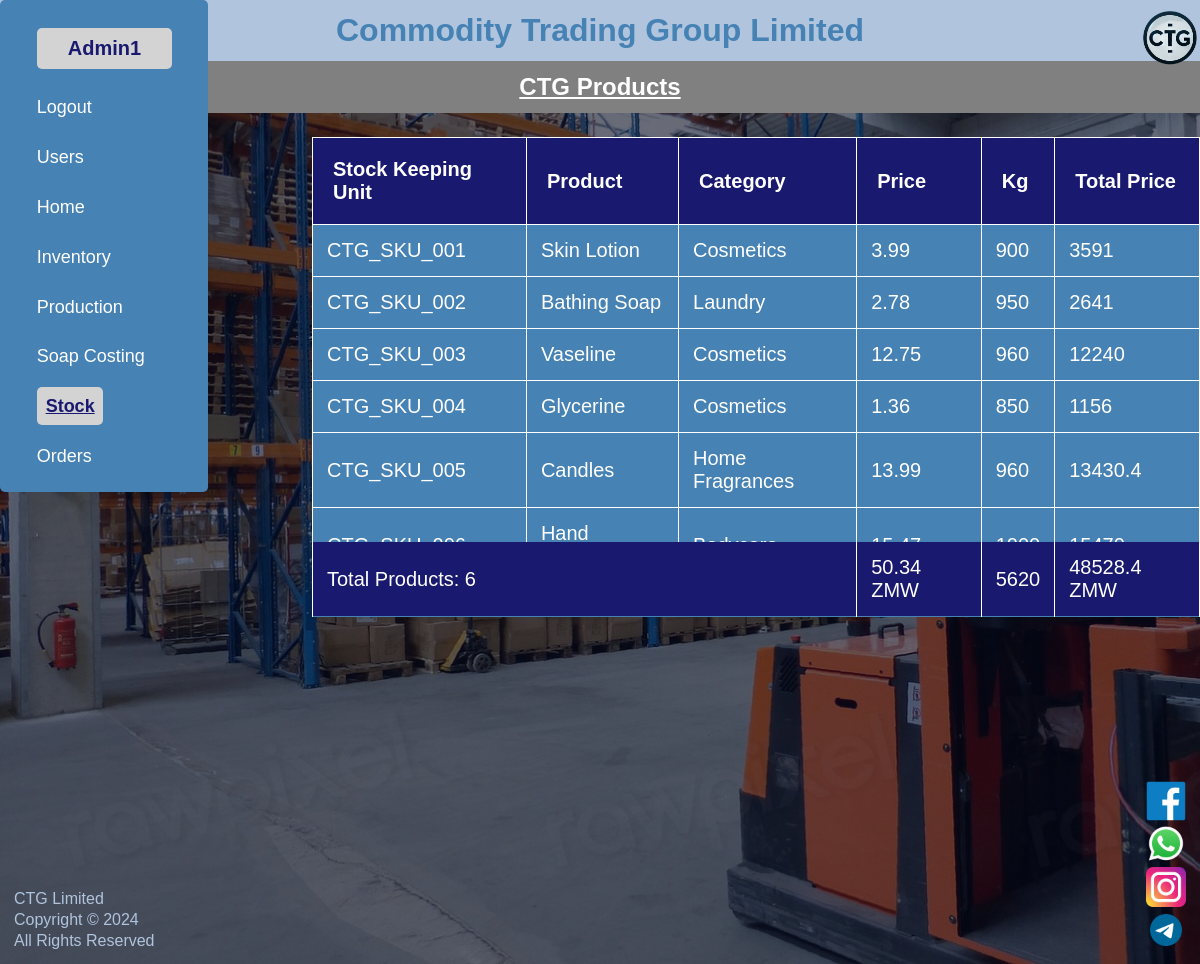
Screenshot of /products.php (signed in) with the database file from the repository.
### tables this page shows
CREATE TABLE `ctg_products` (
  `id` int(11) NOT NULL,
  `sku` varchar(11) DEFAULT NULL,
  `prod_name` varchar(50) NOT NULL,
  `prod_category` varchar(50) NOT NULL,
  `prod_price` float(5,2) NOT NULL,
  `qty` int(11) NOT NULL
);

### products.php (the view, shortened to what this page needs)
<?php
include('tbl_conn_files/products_conn.php');
?>
<!DOCTYPE html>
<html lang="en">
<html>
<head>
	<link rel="stylesheet" type="text/css" href="styles/style.css">
	<link rel="stylesheet" type="text/css" href="styles/products_style.css">
</head>
<body>
	<h1>Commodity Trading Group Limited</h1>
	<div class="logo_section">
		<a href="index.php"><img src="icons/4_ctg_logo.png" alt="CTG Logo"></a>
	</div>
	<h2>CTG Products</h2>
	<div class="table_wrapper">
	<table id="ctg_products" border="1">
	<thead>
		<tr>
		<th>Stock Keeping Unit</th>
		<th>Product</th>
		<th>Category</th>
		<th>Price</th>
		<th>Kg</th>
		<th>Total Price</th>
	</tr>
	</thead>
	<tbody>
		<?php
		$query = "SELECT * FROM ctg_products";
		$result = mysqli_query($conn, $query);
		if ($result->num_rows > 0) {
			while ($row = $result->fetch_assoc()) {
		?>
			<tr>
				<td><?php echo $row['sku']; ?></td>
				<td><?php echo $row['prod_name']; ?></td>
				<td><?php echo $row['prod_category']; ?></td>
				<td><?php echo $row['prod_price']; ?></td>
				<td><?php echo $row['qty']; ?></td>
				<td><?php echo $row['prod_price'] * $row['qty']; ?></td>
			</tr>
		<?php	}
			}
		?>
	</tbody>
	<tfoot>
		<tr>
			<td colspan="3">
				<?php
				$result = mysqli_query($conn, "SELECT count(*) FROM ctg_products");
				while ($rows = mysqli_fetch_array($result)){?>
				<?php echo "Total Products: " . $rows['count(*)']; ?>
				<?php
				}
				?>
			</td>
			<td>
				<?php
				$result = mysqli_query($conn, "SELECT sum(prod_price) FROM ctg_products");
				while ($rows = mysqli_fetch_array($result)){?>
				<?php echo $rows['sum(prod_price)'] . " ZMW"; ?>
				<?php
				}
				?>
			</td>
			<td>
				<?php
				$result = mysqli_query($conn, "SELECT sum(qty) FROM ctg_products");
				while ($rows = mysqli_fetch_array($result)){?>
				<?php echo $rows['sum(qty)']; ?>
				<?php
				}
				?>
			</td>
			<td>
				<?php
				$g_total = "SELECT * from ctg_products";
				$total_result = mysqli_query($conn,$g_total);
				$sumTotal = 0;
				while($row = mysqli_fetch_array($total_result)) {
					$total_p = $row['prod_price'] * $row['qty'] ;
				    $sumTotal = $sumTotal + $total_p;
					}
					echo "$sumTotal" . " ZMW";
				?>
			</td>
		</tr>
	</tfoot>
	</table>
	</div>
<nav>
      <div class="links" id="side-nav-links">
        <ul>
        	<li><p><?php echo $_SESSION['username']; ?></p></li>
        	<li><a href="index.php?logout='1'">Logout</a></li>
          <?php if ($_SESSION['role'] == 'System Administrator' or $_SESSION['role'] == 'Production Manager' or $_SESSION['role'] == 'Warehouse Manager') { ?>
          <li><a href="users.php">Users</a></li>
          <?php } ?>
          <li><a href="index.php">Home</a></li>
          <?php if ($_SESSION['role'] == 'System Administrator' or $_SESSION['role'] == 'Warehouse Manager') { ?>
          <li><a href="inventory.php">Inventory</a></li>
          <?php } ?>
          <?php if ($_SESSION['role'] == 'System Administrator' or $_SESSION['role'] == 'Production Manager' or $_SESSION['role'] == 'Warehouse Manager') { ?>
          <li><a href="issue_to_production.php">Production</a></li>
          <?php } ?>
          <?php if ($_SESSION['role'] == 'System Administrator' or $_SESSION['role'] == 'Production Manager') { ?>
          <li><a href="soap_costing.php">Soap Costing</a></li>
          <?php } ?>
          <?php if ($_SESSION['role'] == 'System Administrator' or $_SESSION['role'] == 'Warehouse Manager') { ?>
          <li><a href="products.php">Stock</a></li>
        	<?php } ?>
        	<?php if ($_SESSION['role'] == 'System Administrator' or $_SESSION['role'] == 'Warehouse Manager' or $_SESSION['role'] == 'Wholesaler') { ?>
          <li><a href="orders.php">Orders</a></li>
          <?php } ?>
        </ul>
      </div>
    </nav>
	<div class="footer">
	    <p>CTG Limited</p>
	    <p>Copyright&nbsp;&copy; 2024</p>
	    <p>All Rights Reserved</p>
    </div>
    <div class="footer-box">
    <ul class="footer-social">
      <li><a href="http://facebook.com"><img src="icons/facebook-icon.png" alt="Facebook"></a></li>
      <li><a href="https://whatsapp.com/"><img src="icons/whatsapp-icon.png" alt="WhatsApp"></a></li>
      <li><a href="http://instagram.com"><img src="icons/instagram-icon.png" alt="Instagram"></a></li>
      <li><a href="https://telegram.org/"><img src="icons/telegram-icon.png" alt="Telegram"></a></li>
    </ul>
    </div>
</body>
</html>

### styles/style.css (style rules this page uses)
* { margin: 0px; padding: 0px; }
body { font-family: "Arial", sans-serif; background-image: linear-gradient(rgba(4, 9, 30, 0.6),rgb(4,9,30,0.6)), url(../images/ims-img.jpg); background-size: cover; background-attachment: fixed; }
nav { top: -0; left: 0; position: fixed; width: 160px; background-color: steelblue; border-radius: 5px; display: block; padding: 1% 2%; justify-content: space-between; align-items: center; }
.links ul li { list-style: none; display: block; padding-top: 10%; padding-left: 8%; padding-bottom: 8%; position: relative; }
.links ul li a { color: white; text-decoration: none; font-size: 18px; cursor: pointer; }
nav ul li p { border-radius: 5px; color: midnightblue; font-size: 20px; font-weight: bold; background-color: lightgrey; padding: 6%; width: 80%; text-align: center; }
.links ul li a.active { color: midnightblue; background-color: lightgrey; font-weight: bold; text-decoration: underline; padding: 6%; border-radius: 5px; }
h1 { background-color: lightsteelblue; color: steelblue; text-align: center; padding: 1% 1%; }
.logo_section img { width: 60px; top: 1%; right: 0; position: fixed; }
.footer { font-size: 16px; position: fixed; left: 0; bottom: 0; margin-left: 1%; margin-bottom: 1%; width: 20%; color: white; text-align: left; }
.footer p { color: lightsteelblue; margin: 1px; padding: 1px; }
.footer-box { margin-right: 1%; margin-bottom: 1%; position: fixed; right: 0; bottom: 0; }
.footer-box ul li { margin: 1px; padding: 1px; list-style: none; }
.footer-social a { display: flex; justify-content: center; }
.footer-social img { width: 40px; height: 40px; }

### styles/products_style.css (style rules this page uses)
h2 { margin-bottom: 2%; padding: 1%; text-align: center; color: white; text-decoration: underline; background-color: grey; }
.table_wrapper { max-height: 480px; overflow-x: auto; overflow-y: auto; }
table { background-color: steelblue; border-color: white; border-collapse: collapse; font-size: 20px; margin-left: 26%; color: white; }
thead th { background-color: midnightblue; top: 0; position: sticky; padding: 20px; text-align: left; }
td { text-align: left; padding: 14px; }
tfoot tr td { background-color: midnightblue; bottom: 0; position: sticky; }

### rows the page displays
ctg_products: sku "CTG_SKU_001", prod_name "Skin Lotion", prod_category "Cosmetics", prod_price "3.99", qty "900", $row['prod_price'] * $row['qty'] "3591"
ctg_products: sku "CTG_SKU_002", prod_name "Bathing Soap", prod_category "Laundry", prod_price "2.78", qty "950", $row['prod_price'] * $row['qty'] "2641"
ctg_products: sku "CTG_SKU_003", prod_name "Vaseline", prod_category "Cosmetics", prod_price "12.75", qty "960", $row['prod_price'] * $row['qty'] "12240"
ctg_products: sku "CTG_SKU_004", prod_name "Glycerine", prod_category "Cosmetics", prod_price "1.36", qty "850", $row['prod_price'] * $row['qty'] "1156"
ctg_products: sku "CTG_SKU_005", prod_name "Candles", prod_category "Home Fragrances", prod_price "13.99", qty "960", $row['prod_price'] * $row['qty'] "13430.4"
ctg_products: prod_name "Hand…"

### other values shown
$rows['count(*)'] "6"
$rows['sum(prod_price)'] "50.34"
$rows['sum(qty)'] "5620"
$sumTotal "48528.4"
$_SESSION['username'] "Admin1"
